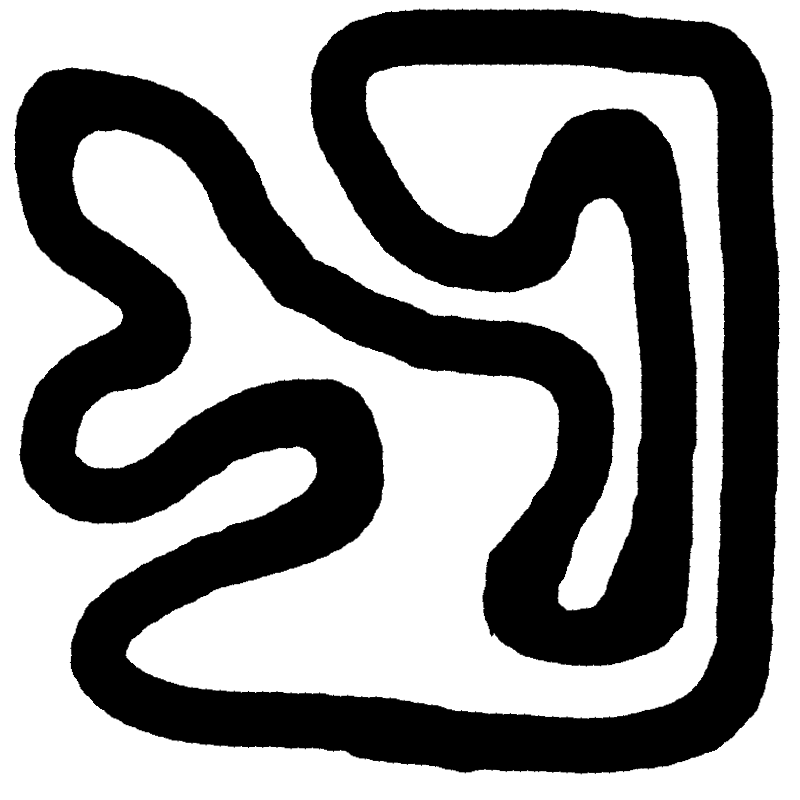
#> input picture data/map2.png, 800 x 800 px, found by its file name
$ python constants.py
#> lines starting #> are read from the running program, lines starting #| are printed output that depends on the picture; after the words box and inside, x2 and y2 are one past the last pixel; in counts of white or black regions, pixels touching at a corner belong together
import numpy as np
from PIL import Image

map_image_path = r"data\map2.png"
car_image_path = r"data\car.png"

map_image_path_2 = r"data\map.png"

img = Image.open(map_image_path).convert('L')  # 'L' stands for luminance
map_view = np.array(np.array(img) / 255, dtype=np.bool_)
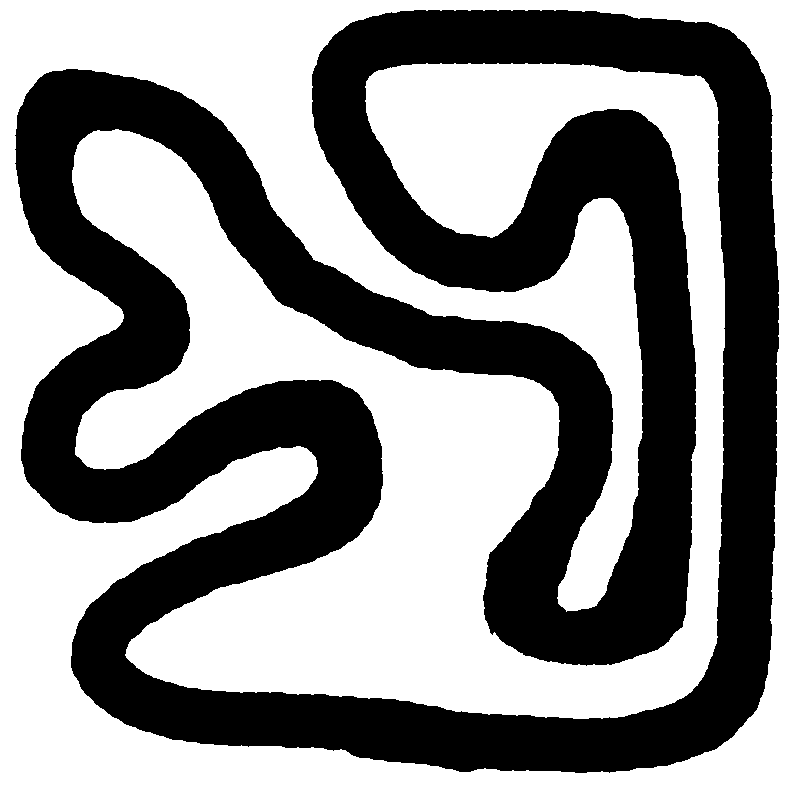
#> map_view: shape (800, 800) bool; 56.9% white; 1 black region, box (x1, y1, x2, y2) and area: (15, 10, 779, 773) 275768

img2 = Image.open(map_image_path_2).convert('L')  # 'L' stands for luminance
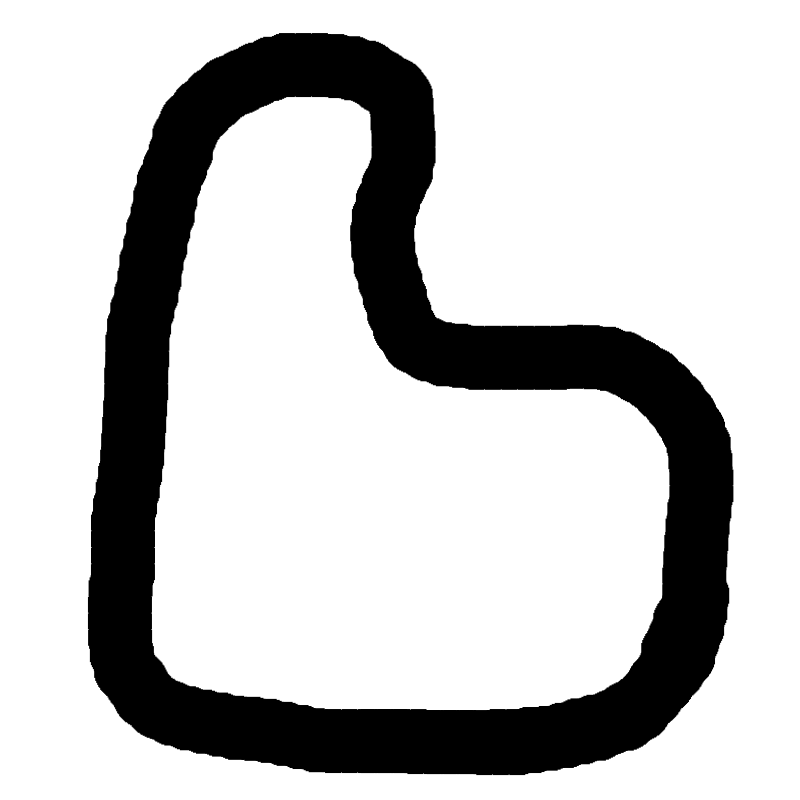
#> input picture data/map.png, 800 x 800 px, found by its file name
map_view_2 = np.array(np.array(img2) / 255, dtype=np.bool_)
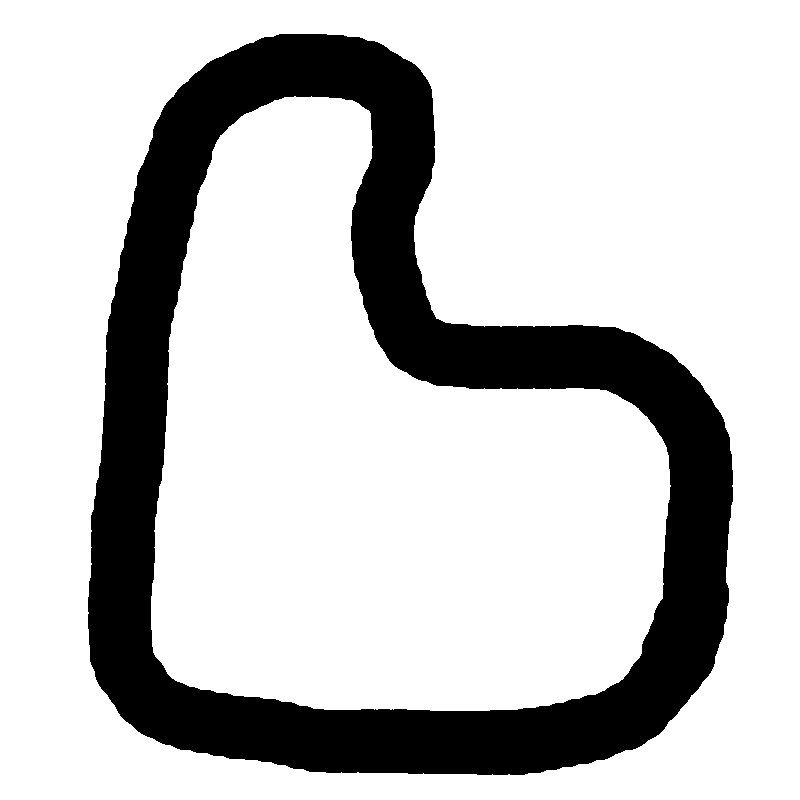
#> map_view_2: shape (800, 800) bool; 78.3% white; 1 black region, box (x1, y1, x2, y2) and area: (88, 34, 733, 775) 138921

# original:
#             "angle_max_change": 0.3,
#             "car_dimensions": (30, 45),  # width, height
#             "initial_speed": 0.3,
#             "min_speed": 0.3,
#             "max_speed": 1.5,  # 1.5
#             "speed_change": 0.01,
MAX_STEPS = 2000  # 5000
# "angle_max_change": 1.2,
# "car_dimensions": (30, 45),  # width, height
# "initial_speed": 1.2,
# "min_speed": 1.2,
# "max_speed": 6.0,  # 1.5
# "speed_change": 0.04,

CONSTANTS_DICT = {
    "environment": {
        "name": "Basic_Car_Environment",
        "universal_kwargs": {
            "angle_max_change": 1.15,  # 1.15
            "car_dimensions": (30, 45),  # width, height
            "initial_speed": 1.2,  # 1.2
            "min_speed": 1.2,  # 1.2
            "max_speed": 6,
            "speed_change": 0.04,
            "rays_degrees": (-90, -67.5, -45, -22.5, 0, 22.5, 45, 67.5, 90),  # (-90, -45, 0, 45, 90),  # (-90, -67.5, -45, -22.5, 0, 22.5, 45, 67.5, 90)
            "rays_distances_scale_factor": 100,
            "ray_input_clip": 5,
            "collision_reward": -100,
        },
        "changeable_training_kwargs_list": [
            {
                "map_view": map_view,
                "start_position": (504, 744),
                "start_angle": 0,
                "max_steps": MAX_STEPS,
            },
            {
                "map_view": map_view,
                "start_position": (504, 744),
                "start_angle": 180,
                "max_steps": MAX_STEPS,
            },
            {
                "map_view": map_view,
                "start_position": (425, 337),
                "start_angle": 170,
                "max_steps": MAX_STEPS,
            },
            {
                "map_view": map_view,
                "start_position": (283, 536),
                "start_angle": 200,
                "max_steps": MAX_STEPS,
            },
            {
                "map_view": map_view,
                "start_position": (665, 400),
                "start_angle": 270,
                "max_steps": MAX_STEPS,
            },
            {
                "map_view": map_view,
                "start_position": (366, 173),
                "start_angle": 315,
                "max_steps": MAX_STEPS,
            }
            # {
            #     "map_view": map_view_2,
            #     "start_position": (365, 744),
            #     "start_angle": 0,
            #     "max_steps": MAX_STEPS,
            # },
            # {
            #     "map_view": map_view_2,
            #     "start_position": (365, 744),
            #     "start_angle": 180,
            #     "max_steps": MAX_STEPS,
            # }
        ],
        "changeable_validation_kwargs_list": [
            {
                "map_view": map_view,
                "start_position": (504, 744),
                "start_angle": 0,
                "max_steps": 5_000,
            },
            # {
            #     "map_view": map_view_2,
            #     "start_position": (365, 744),
            #     "start_angle": 0,
            #     "max_steps": 10000,
            # },
        ],
    },
    "neural_network": {
        "input_normal_size": 10,
        "out_actions_number": 6,
        "normal_hidden_layers": 2,
        "normal_hidden_neurons": 256,  # 64
        "dropout": 0.0,
        "normal_activation_function": "relu",  # "relu"
        "last_activation_function": [("softmax", 3), ("softmax", 3)], # [("softmax", 3), ("tanh", 1)],
    },
    "Genetic_Algorithm": {
        "population": 500,
        "max_evaluations": 100_000,
        "epochs": 10000,
        "mutation_factor": 0.1,
        "crosses_per_epoch": 99,
        # "new_individual_every_n_epochs": 2,
        "save_logs_every_n_epochs": 10,
        "max_threads": 0,
        "logs_path": r"C:\Piotr\AIProjects\Evolutionary_Cars\logs",
    },
    "Differential_Evolution": {
        "population": 2000,
        "max_evaluations": 100_000,
        "epochs": 10000,
        "cross_prob": 0.9,
        "diff_weight": 0.8,
        "save_logs_every_n_epochs": 50,
        "max_threads": 0,
        "logs_path": r"C:\Piotr\AIProjects\Evolutionary_Cars\logs",
    },
    "Evolutionary_Mutate_Population": {
        "population": 500,
        "max_evaluations": 10_000_000,
        "epochs": 1000,
        "mutation_controller": {
            # "name": "Mut_Prob",  # "SHADE_single", "Mut_Prob", "SHADE_multiple"
            # "kwargs": {
            #     "mem_size": 10,
            #     "initial_mut_fact_range": (0.1, 0.1), # (0.001, 0.2)
            #     # "mut_change_sigma": 0.1,  # 0.1
            #     "survival_rate": 0.01,
            #     "learning_rate": 0.1,
            # },
            # "name": "Mut_Prob_Epochs",
            # "kwargs": {
            #     "initial_mut_fact_range": (0.08, 0.1),
            #     "change_rate": 0.2,
            # },
            "name": "Mut_One",
            "kwargs": {
                "mutation_factor": 0.1,
                "use_children": False,
            },
        },
        "max_threads": 8,
        "save_logs_every_n_epochs": 50,
        "logs_path": r"logs",
    },
    "Evolutionary_Mutate_Population_Original": {
        "population": 5000,
        "best_base_N": 100,
        "max_evaluations": 100000,
        "epochs": 1000,
        "mutation_controller": {
            "name": "Mut_One",
            "kwargs": {
                "mutation_factor": 0.1,
                "use_children": False,
            },
        },
        "max_threads": 8,
        "save_logs_every_n_epochs": 50,
        "logs_path": r"C:\Piotr\AIProjects\Evolutionary_Cars\logs",
    },
    "GESMR": {
        "population": 100,
        "epochs": 400,
        "k_groups": 10,
        "mut_range": (0.08, 0.1),
        "individual_ratio_breed": 0.5,
        "mutation_ratio_breed": 0.5,
        "mutation_ratio_mutate": 0.5,
        "max_threads": 8,
        "save_logs_every_n_epochs": 5,
        "logs_path": r"C:\Piotr\AIProjects\Evolutionary_Cars\logs",
    },
    "Param_Les_Ev_Mut_Pop": {
        "epochs": 10_000,
        "mutation_controller": {
            "name": "Mut_Prob",  # "SHADE_single", "Mut_Prob", "SHADE_multiple"
            "kwargs": {
                "mem_size": 10,
                "initial_mut_fact_range": (0.05, 0.15), # (0.001, 0.2)
                # "mut_change_sigma": 0.1,  # 0.1
                "survival_rate": 0.01,
                "learning_rate": 0.1,
            },
        },
        "max_threads": 22,
        "save_logs_every_n_epochs": 300,
        "logs_path": r"C:\Piotr\AIProjects\Evolutionary_Cars\logs",
    },
    "Evolutionary_Strategy": {
        "permutations": 1000,
        "max_evaluations": 100_000,
        "epochs": 10000,
        "sigma_change": 0.01,
        "learning_rate": 0.1,
        "save_logs_every_n_epochs": 20,
        "max_threads": 0,
        "logs_path": r"C:\Piotr\AIProjects\Evolutionary_Cars\logs",
    },
    "visualization": {
        "car_image_path": car_image_path,
        "map_image_path": map_image_path,
    },
}
